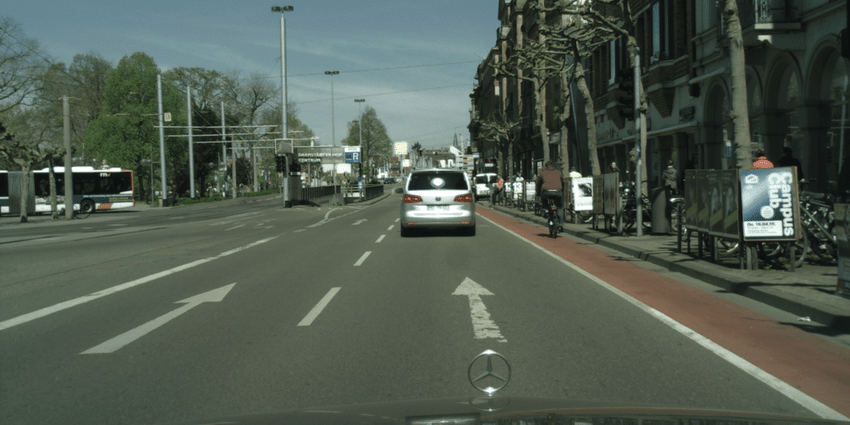
#> input picture images/image_2.png, 850 x 425 px
$ jupyter execute test_edges.ipynb
#> lines starting #> are read from the running program, lines starting #| are printed output that depends on the picture; after the words box and inside, x2 and y2 are one past the last pixel; in counts of white or black regions, pixels touching at a corner belong together
[cell 1]
import cv2
import numpy as np
import matplotlib.pyplot as plt

def drow_the_lines(img, lines):
    img = np.copy(img)
    blank_image = np.zeros((img.shape[0], img.shape[1], 3), dtype=np.uint8)

    for line in lines:
        for x1, y1, x2, y2 in line:
            cv2.line(blank_image, (x1,y1), (x2,y2), (0, 255, 0), thickness=10)

    img = cv2.addWeighted(img, 0.8, blank_image, 1, 0.0)
    return img

def detect_road_markings(image_path):
    # Read the image
#> called with image_path = 'images/image_2.png'
    image = cv2.imread(image_path)
#> image is the input picture: shape (425, 850, 3); mean B, G, R 81.4, 92.7, 81.3
    original_image = image.copy()
    height, width = image.shape[:2]
#> height = 425; width = 850

    # Convert to grayscale
    gray = cv2.cvtColor(image, cv2.COLOR_BGR2GRAY)
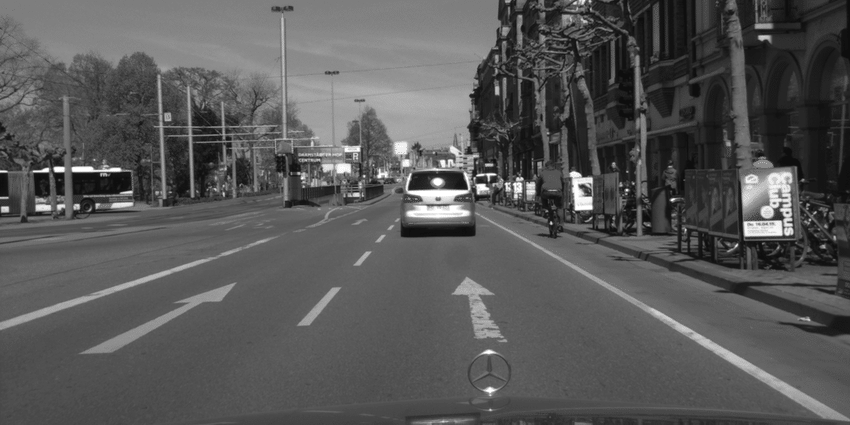
#> gray: shape (425, 850); min 14, max 255, mean 88

    # Apply Gaussian blur
    blurred = cv2.GaussianBlur(gray, (5, 5), 0)

    # Perform edge detection
    edges = cv2.Canny(blurred, 50, 90, apertureSize=3)
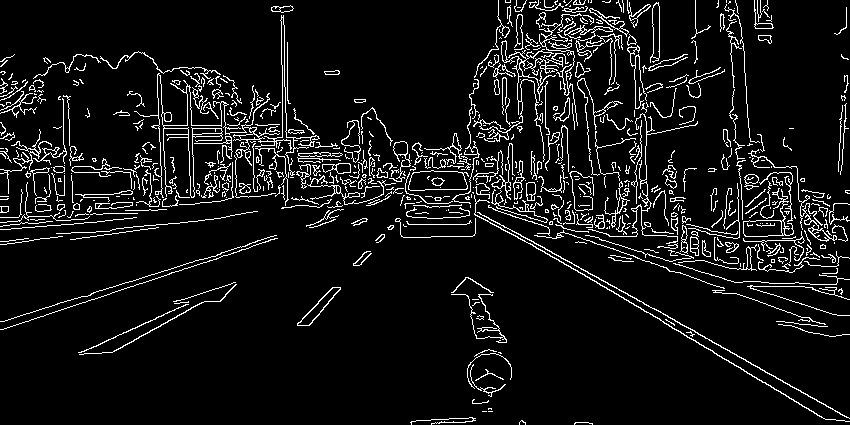
#> edges: shape (425, 850); 7.8% white in thin lines or dots

    # Define a region of interest (ROI)
    mask = np.zeros_like(edges)
    polygon = np.array([[
        (0, height),
        (width, height),
        (width, int(height * 0.6)),
        (0, int(height * 0.6))
    ]], np.int32)
    cv2.fillPoly(mask, polygon, 255)
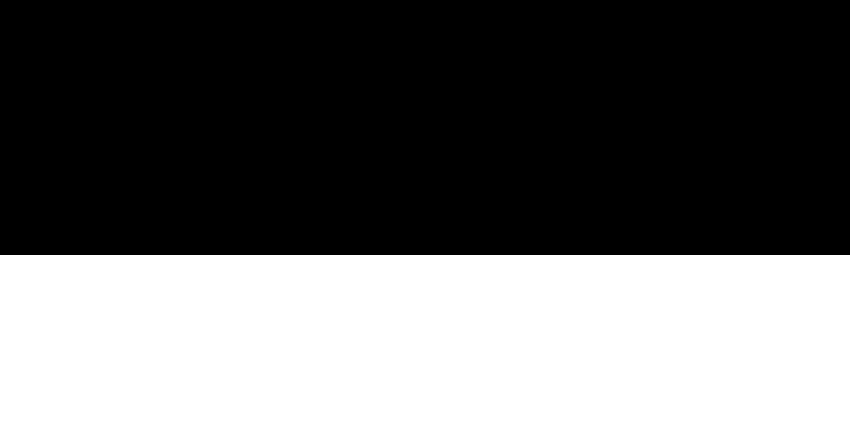
#> mask: shape (425, 850); 40% white; 1 white region, box (x1, y1, x2, y2) and area: (0, 255, 850, 425) 144500
    cropped_edges = cv2.bitwise_and(edges, mask)
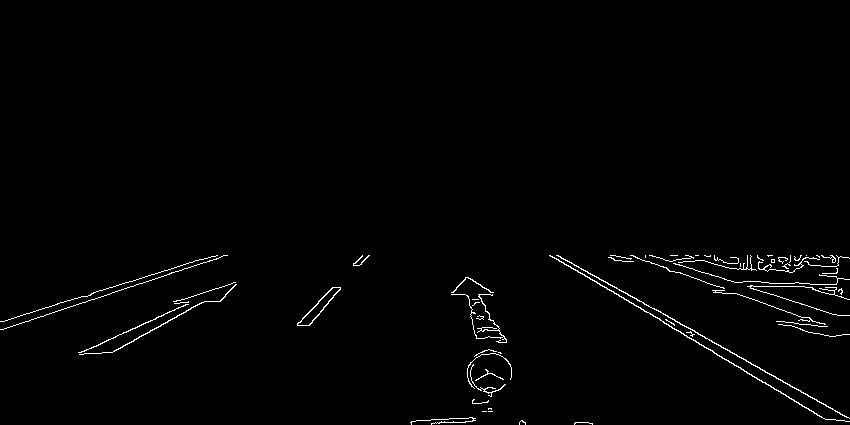
#> cropped_edges: shape (425, 850); 1.2% white in thin lines or dots, all inside (x1, y1, x2, y2) = (0, 255, 850, 425)

    # Detect lines using Hough Line Transform
    lines = cv2.HoughLinesP(
        cropped_edges,
        rho=1,
        theta=np.pi / 180,
        threshold=50,
        minLineLength=60,
        maxLineGap=20
    )
#> lines = 21 rows, first 6: [558, 255, 745, 359], [556, 258, 825, 419], [675, 321, 849, 418], [0, 329, 166, 275], [651, 255, 838, 315], [0, 321, 173, 268]

    # Draw the detected lines on the image
    if lines is not None:
        image_with_lines = drow_the_lines(original_image, lines)
#> the loop in drow_the_lines, `for line in lines:` made 21 passes
#> line on passes 1 to 12: [[558, 255, 745, 359]], [[556, 258, 825, 419]], [[675, 321, 849, 418]], [[0, 329, 166, 275]], [[651, 255, 838, 315]], [[0, 321, 173, 268]], [[630, 255, 848, 334]], [[110, 352, 202, 302]], [[632, 255, 827, 326]], [[80, 352, 188, 304]], [[691, 257, 848, 257]], [[741, 282, 826, 284]]
#> after the loop in drow_the_lines, `for line in lines:`:
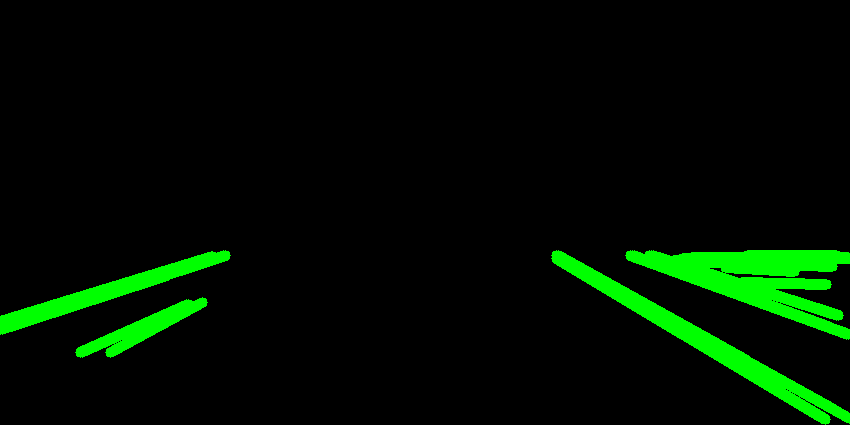
#> blank_image: shape (425, 850, 3); mean of channels 0, 1, 2 0, 15.2, 0; drawn as B, G, R
#> in drow_the_lines, `img = cv2.addWeighted(img, 0.8, blank_image, 1, 0.0)`:
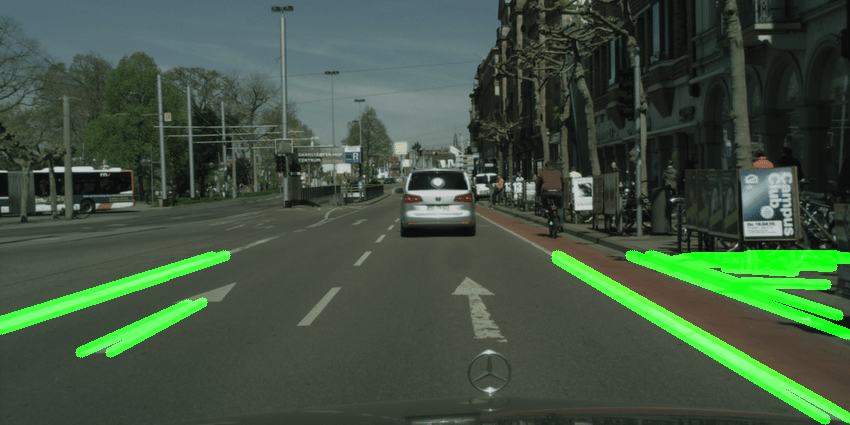
#> img: shape (425, 850, 3); mean B, G, R 65.1, 84.5, 65.1
    else:
        image_with_lines = original_image

    # Display the result
    plt.imshow(image_with_lines)
    plt.show()

# Example usage
detect_road_markings("images/image_2.png")
